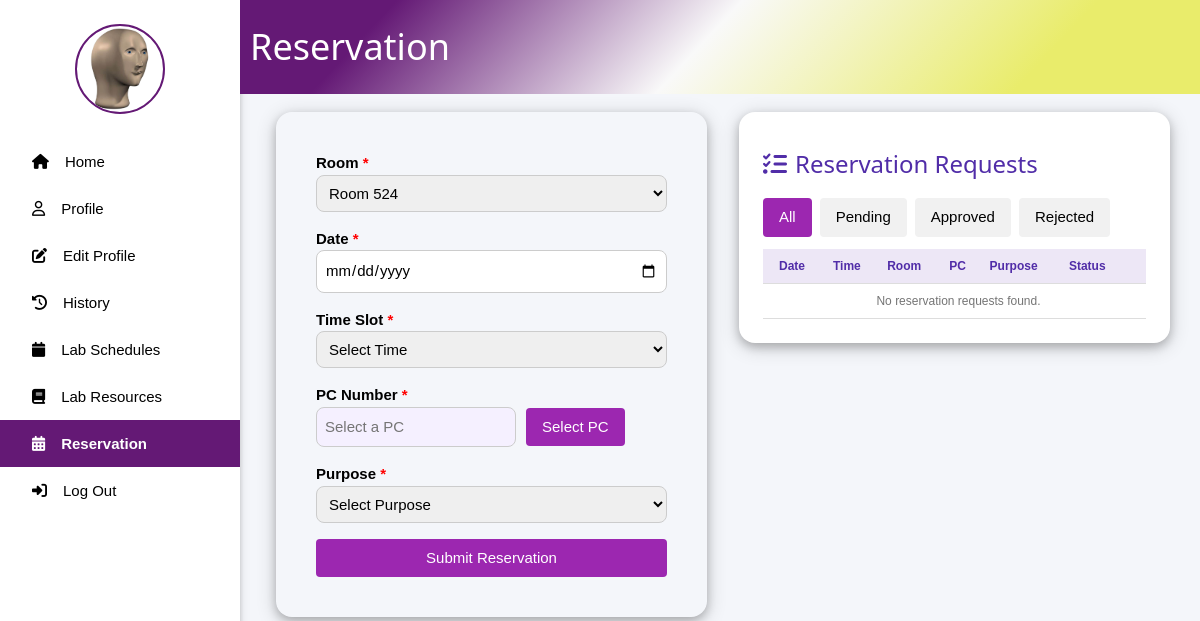
The page /make_reservation.php (signed in) on the database as committed earlier.
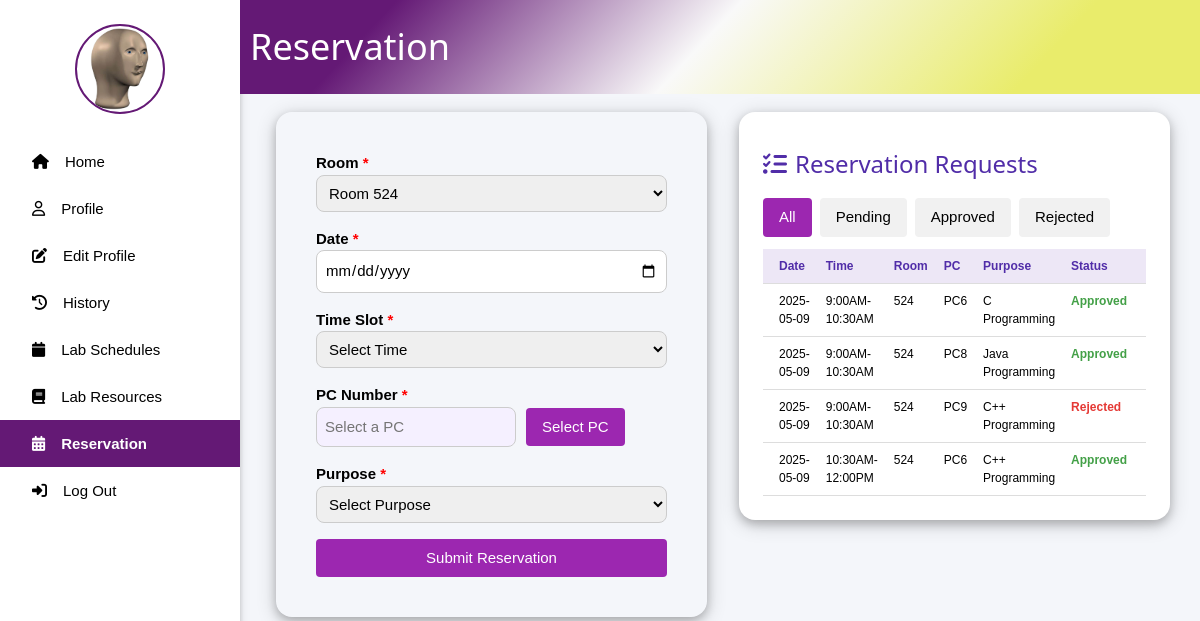
The same page on the database as committed later.
### tables this page shows
CREATE TABLE `reservations` (
  `id` int(11) NOT NULL,
  `idno` int(11) NOT NULL,
  `room_number` varchar(10) NOT NULL,
  `pc_number` varchar(10) NOT NULL,
  `reservation_date` date NOT NULL,
  `time_slot` varchar(20) NOT NULL,
  `purpose` text NOT NULL,
  `status` enum('pending','approved','rejected') DEFAULT 'pending',
  `created_at` timestamp NOT NULL DEFAULT current_timestamp(),
  `updated_at` timestamp NOT NULL DEFAULT current_timestamp() ON UPDATE current_timestamp()
);

### make_reservation.php (the view, shortened to what this page needs)
<?php
include 'connect.php';
$user = isset($_SESSION['user']) ? $_SESSION['user'] : null;
$rooms = [];
$sql_rooms = "SELECT DISTINCT room_number FROM pc_status ORDER BY room_number";
$result_rooms = $conn->query($sql_rooms);
while ($row = $result_rooms->fetch_assoc()) {
    $rooms[] = $row['room_number'];
}
$selected_room = isset($_POST['room_number']) ? $_POST['room_number'] : (count($rooms) > 0 ? $rooms[0] : '');
?>
<!DOCTYPE html>
<html lang="en">
<head>
    <link rel="stylesheet" href="w3.css">
    <link rel="stylesheet" href="side_nav.css">
</head>
<body style="background: #f4f6fa;">
<div class="w3-sidebar w3-bar-block w3-collapse w3-card w3-animate-left" style="width:20%;" id="mySidebar">
    <div class="profile w3-center w3-margin w3-padding">
        <?php $profile_pic = isset($user['PROFILE_PIC']) ? $user['PROFILE_PIC'] : 'images/default_pic.png'; ?>
        <img src="<?php echo htmlspecialchars($profile_pic); ?>" alt="profile_pic" style="width: 90px; height:90px; border-radius: 50%; border: 2px solid rgba(100,25,117,1);">
    </div>
    <a href="dashboard.php" class="w3-bar-item w3-button"><i class="fa-solid fa-house w3-padding"></i><span>Home</span></a>
    <a href="#" onclick="document.getElementById('profile').style.display='block'" class="w3-bar-item w3-button"><i class="fa-regular fa-user w3-padding"></i><span>Profile</span></a>
    <a href="profile.php" class="w3-bar-item w3-button"><i class="fa-solid fa-edit w3-padding"></i><span>Edit Profile</span></a>
    <a href="history.php" class="w3-bar-item w3-button"><i class="fa-solid fa-clock-rotate-left w3-padding"></i><span>History</span></a>
    <a href="view_lab_schedules.php" class="w3-bar-item w3-button"><i class="fa-solid fa-calendar w3-padding"></i><span>Lab Schedules</span></a>
    <a href="view_lab_resources.php" class="w3-bar-item w3-button"><i class="fa-solid fa-book w3-padding"></i><span>Lab Resources</span></a>
    <a href="make_reservation.php" class="w3-bar-item w3-button active"><i class="fa-solid fa-calendar-days w3-padding"></i><span>Reservation</span></a>
    <a href="logout.php" class="w3-bar-item w3-button"><i class="fa-solid fa-right-to-bracket w3-padding"></i><span>Log Out</span></a>
</div>
<div style="margin-left:20%;">
    <div class="title_page w3-container" style="display: flex; align-items: center;">
        <h1 style="margin-left: 10px; color: #ffff;">Reservation</h1>
    </div>
    <div style="display: flex; gap: 32px; align-items: flex-start; flex-wrap: wrap; margin-top: 18px; margin-left: 18px; padding-left: 18px;">
        <div class="form-container w3-card-4 w3-round-xlarge" style="flex: 1 1 350px; min-width: 340px; padding: 24px; margin: 0; box-sizing: border-box;">
            <form method="POST" action="" class="w3-container" id="reservationForm">
                <div class="w3-section">
                    <label><b>Room <span class="required">*</span></b></label>
                    <select name="room_number" id="room_number" class="w3-input w3-border w3-round" required>
                        <?php foreach ($rooms as $room): ?>
                            <option value="<?php echo htmlspecialchars($room); ?>" <?php if ($room == $selected_room) echo 'selected'; ?>>
                                <?php echo htmlspecialchars($room); ?>
                            </option>
                        <?php endforeach; ?>
                    </select>
                </div>
                <div class="w3-section">
                    <label><b>Date <span class="required">*</span></b></label>
                    <input type="date" name="reservation_date" id="reservation_date" class="w3-input w3-border w3-round" required min="<?php echo date('Y-m-d'); ?>" value="<?php echo isset($_POST['reservation_date']) ? htmlspecialchars($_POST['reservation_date']) : ''; ?>">
                </div>
                <div class="w3-section">
                    <label><b>Time Slot <span class="required">*</span></b></label>
                    <select name="time_slot" id="time_slot" class="w3-input w3-border w3-round" required>
                        <option value="">Select Time</option>
                    </select>
                </div>
                <div class="w3-section">
                    <label><b>PC Number <span class="required">*</span></b></label>
                    <div style="display: flex; gap: 10px; align-items: center;">
                        <input type="text" id="pc_number_display" class="w3-input w3-border w3-round" style="max-width: 200px;" placeholder="Select a PC" readonly required>
                        <button type="button" class="w3-button w3-purple w3-round" onclick="openPCModal()">Select PC</button>
                    </div>
                </div>
                <div class="w3-section">
                    <label><b>Purpose <span class="required">*</span></b></label>
                    <select name="purpose" class="w3-input w3-border w3-round" required>
                        <option value="" disabled selected hidden>Select Purpose</option>
                    </select>
                </div>
                <div class="w3-section">
                    <button type="submit" name="submit_reservation" class="w3-button w3-purple w3-round w3-block">
                        Submit Reservation
                    </button>
                </div>
            </form>
        </div>
        <div class="w3-card-4 w3-round-xlarge" style="flex: 1 1 350px; min-width: 340px; background: #fff; padding: 24px; margin: 0; margin-right: 30px; box-sizing: border-box;">
            <h3 style="margin-bottom: 16px; color: #512da8;"><i class="fa-solid fa-list-check" style="margin-right: 8px;"></i>Reservation Requests</h3>
            <?php
            $filter = isset($_GET['filter']) ? $_GET['filter'] : 'All';
            $idno = $user['IDNO'];
            $filter_sql = '';
            if ($filter === 'Pending') {
                $filter_sql = "AND status = 'pending'";
            } elseif ($filter === 'Approved') {
                $filter_sql = "AND status = 'approved'";
            } elseif ($filter === 'Rejected') {
                $filter_sql = "AND status = 'rejected'";
            } else {
                $filter_sql = "AND status IN ('pending','approved','rejected')";
            }
            $sql_requests = "SELECT id, reservation_date, time_slot, room_number, pc_number, purpose, status FROM reservations WHERE idno = ? $filter_sql ORDER BY reservation_date DESC, time_slot DESC";
            $stmt_requests = $conn->prepare($sql_requests);
            $stmt_requests->bind_param("i", $idno);
            $stmt_requests->execute();
            $result_requests = $stmt_requests->get_result();
            ?>
            <div style="margin-bottom: 12px;">
                <form method="get" style="display: flex; gap: 8px;">
                    <button type="submit" name="filter" value="All" class="w3-button w3-round <?php if($filter=='All') echo 'w3-purple'; else echo 'w3-light-grey'; ?>">All</button>
                    <button type="submit" name="filter" value="Pending" class="w3-button w3-round <?php if($filter=='Pending') echo 'w3-purple'; else echo 'w3-light-grey'; ?>">Pending</button>
                    <button type="submit" name="filter" value="Approved" class="w3-button w3-round <?php if($filter=='Approved') echo 'w3-purple'; else echo 'w3-light-grey'; ?>">Approved</button>
                    <button type="submit" name="filter" value="Rejected" class="w3-button w3-round <?php if($filter=='Rejected') echo 'w3-purple'; else echo 'w3-light-grey'; ?>">Rejected</button>
                </form>
            </div>
            <div style="overflow-x:auto;">
            <table class="w3-table w3-bordered w3-small">
                <thead>
                    <tr style="background:#ede7f6; color:#512da8;">
                        <th>Date</th>
                        <th>Time</th>
                        <th>Room</th>
                        <th>PC</th>
                        <th>Purpose</th>
                        <th>Status</th>
                        <th></th>
                    </tr>
                </thead>
                <tbody>
                <?php if ($result_requests->num_rows > 0): ?>
                    <?php while ($row = $result_requests->fetch_assoc()): ?>
                        <tr>
                            <td><?php echo htmlspecialchars($row['reservation_date']); ?></td>
                            <td><?php echo htmlspecialchars($row['time_slot']); ?></td>
                            <td><?php echo htmlspecialchars($row['room_number']); ?></td>
                            <td><?php echo htmlspecialchars($row['pc_number']); ?></td>
                            <td><?php echo htmlspecialchars($row['purpose']); ?></td>
                            <td>
                                <?php
                                    $status = ucfirst($row['status']);
                                    $color = $status === 'Pending' ? '#ffb300' : ($status === 'Approved' ? '#43a047' : ($status === 'Rejected' ? '#e53935' : '#757575'));
                                ?>
                                <span style="color:<?php echo $color; ?>; font-weight:600;"> <?php echo $status; ?> </span>
                            </td>
                            <td>
                            </td>
                        </tr>
                    <?php endwhile; ?>
                <?php else: ?>
                    <tr><td colspan="7" style="text-align:center; color:#757575;">No reservation requests found.</td></tr>
                <?php endif; ?>
                </tbody>
            </table>
            </div>
        </div>
    </div>
</div>
</body>
</html>

### w3.css (style rules this page uses)
html { box-sizing:border-box }
*,*:before,*:after { box-sizing:inherit }
html { -ms-text-size-adjust:100%;-webkit-text-size-adjust:100% }
body { margin:0 }
[hidden],template { display:none }
a { background-color:transparent }
b,strong { font-weight:bolder }
img { border-style:none }
button,input,select,textarea,optgroup { font:inherit;margin:0 }
button,input { overflow:visible }
button,select { text-transform:none }
button,[type=button],[type=reset],[type=submit] { -webkit-appearance:button }
html,body { font-family:Verdana,sans-serif;font-size:15px;line-height:1.5 }
html { overflow-x:hidden }
h1 { font-size:36px }
h3 { font-size:24px }
h1,h2,h3,h4,h5,h6 { font-family:"Segoe UI",Arial,sans-serif;font-weight:400;margin:10px 0 }
img { vertical-align:middle }
a { color:inherit }
.w3-table,.w3-table-all { border-collapse:collapse;border-spacing:0;width:100%;display:table }
.w3-bordered tr,.w3-table-all tr { border-bottom:1px solid #ddd }
.w3-table td,.w3-table th,.w3-table-all td,.w3-table-all th { padding:8px 8px;display:table-cell;text-align:left;vertical-align:top }
.w3-table th:first-child,.w3-table td:first-child,.w3-table-all th:first-child,.w3-table-all td:first-child { padding-left:16px }
.w3-btn,.w3-button { border:none;display:inline-block;padding:8px 16px;vertical-align:middle;overflow:hidden;text-decoration:none;color:inherit;background-color:inherit;text-align:center;cursor:pointer;white-space:nowrap }
.w3-btn,.w3-button { -webkit-touch-callout:none;-webkit-user-select:none;-khtml-user-select:none;-moz-user-select:none;-ms-user-select:none;user-select:none }
.w3-input { padding:8px;display:block;border:none;border-bottom:1px solid #ccc;width:100% }
.w3-sidebar { height:100%;width:200px;background-color:#fff;position:fixed!important;z-index:1;overflow:auto }
.w3-bar-block .w3-bar-item { width:100%;display:block;padding:8px 16px;text-align:left;border:none;white-space:normal;float:none;outline:0 }
.w3-block { display:block;width:100% }
.w3-container:after,.w3-container:before,.w3-panel:after,.w3-panel:before,.w3-row:after,.w3-row:before,.w3-row-padding:after,.w3-row-padding:before, .w3-cell-row:before,.w3-cell-row:after,.w3-clear:after,.w3-clear:before,.w3-bar:before,.w3-bar:after { content:"";display:table;clear:both }
@media (min-width:993px) { .w3-sidebar.w3-collapse { display:block!important } }
.w3-round,.w3-round-medium { border-radius:4px }
.w3-round-xlarge { border-radius:16px }
.w3-container,.w3-panel { padding:0.01em 16px }
.w3-card,.w3-card-2 { box-shadow:0 2px 5px 0 rgba(0,0,0,0.16),0 2px 10px 0 rgba(0,0,0,0.12) }
.w3-card-4,.w3-hover-shadow:hover { box-shadow:0 4px 10px 0 rgba(0,0,0,0.2),0 4px 20px 0 rgba(0,0,0,0.19) }
.w3-animate-left { position:relative;animation:animateleft 0.4s }
.w3-small { font-size:12px!important }
.w3-center { text-align:center!important }
.w3-border { border:1px solid #ccc!important }
.w3-section,.w3-code { margin-top:16px!important;margin-bottom:16px!important }
.w3-margin { margin:16px!important }
.w3-padding { padding:8px 16px!important }
.w3-purple,.w3-hover-purple:hover { color:#fff!important;background-color:#9c27b0!important }
.w3-light-grey,.w3-hover-light-grey:hover,.w3-light-gray,.w3-hover-light-gray:hover { color:#000!important;background-color:#f1f1f1!important }

### side_nav.css (style rules this page uses)
.title_page { position: sticky; top: 0; z-index: 1000; padding: 10px 0; background: rgb(100,25,117); background: linear-gradient(133deg, rgba(100,25,117,1) 15%, rgba(249,249,249,1) 48%, rgba(233,236,107,1) 82%); }
.active { background-color:rgba(100,25,117,1); color: white; font-weight: bold; }

### make_reservation.php (style rules this page uses)
.form-container { max-width: 600px; margin: 20px auto; padding: 20px; }
.required { color: red; }
.w3-input { border-radius: 8px !important; transition: border 0.3s, box-shadow 0.3s; }
#pc_number_display { background-color: #f5f0ff; color: #512da8; font-weight: 500; }

Rows that differ between the two databases and show on the page:
added reservations: reservation_date "2025-05-09", time_slot "9:00AM-10:30AM", room_number "524", pc_number "PC6", purpose "C Programming", status "Approved"
added reservations: reservation_date "2025-05-09", time_slot "9:00AM-10:30AM", room_number "524", pc_number "PC8", purpose "Java Programming", status "Approved"
added reservations: reservation_date "2025-05-09", time_slot "9:00AM-10:30AM", room_number "524", pc_number "PC9", purpose "C++ Programming", status "Rejected"
added reservations: reservation_date "2025-05-09", time_slot "10:30AM-12:00PM", room_number "524", pc_number "PC6", purpose "C++ Programming", status "Approved"
Other text that changed with them:
text no longer shown: "No reservation requests found."
